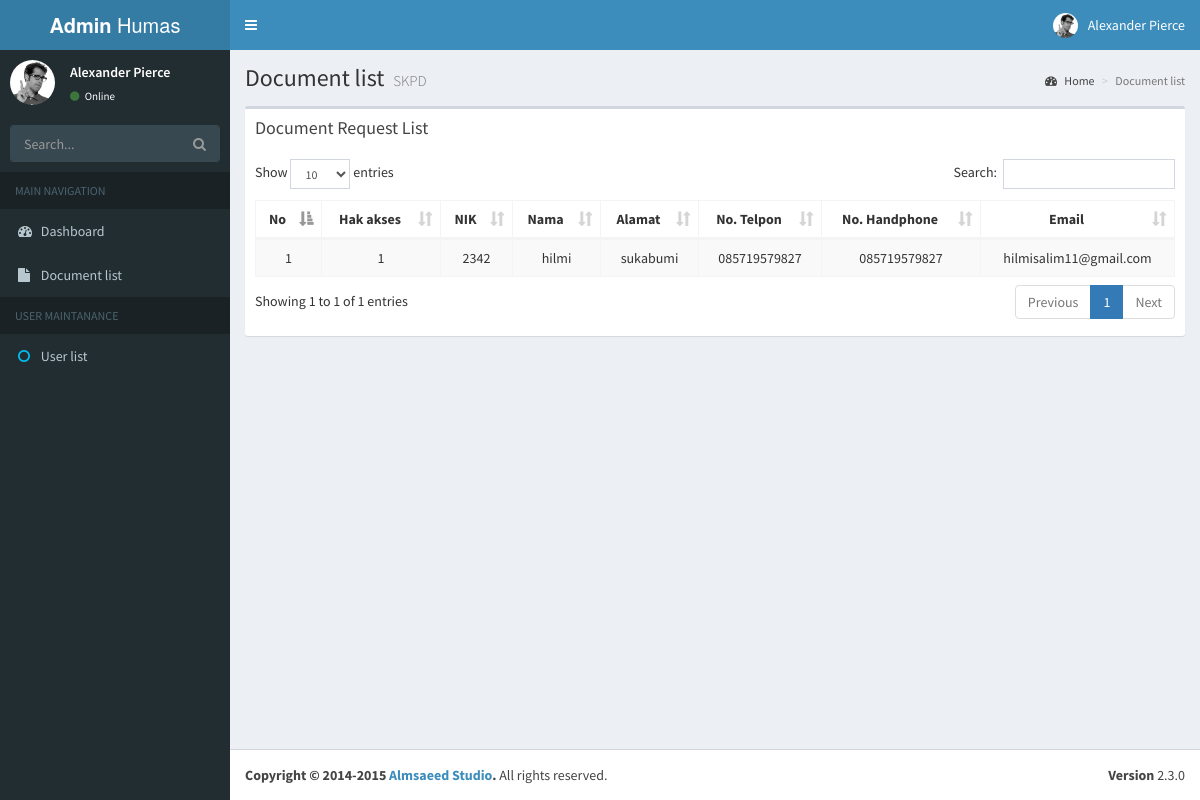
/index.php/humas/user, run on the app's committed database.
### tables this page shows
CREATE TABLE `t_user` (
  `id` int(16) NOT NULL,
  `hak_akses` int(16) NOT NULL,
  `nik` int(25) NOT NULL,
  `nama` varchar(128) NOT NULL,
  `alamat` varchar(128) NOT NULL,
  `no_tlpn` varchar(128) NOT NULL,
  `no_hp` varchar(128) NOT NULL,
  `email` varchar(128) NOT NULL,
  `ktp` varchar(128) NOT NULL,
  `password` varchar(128) NOT NULL
);

### application/controllers/Humas.php (called while the page is built, shortened)
<?php
class Humas extends CI_Controller{
    function __construct() {
        $this->load->model(array('model_humas'));
    }
    public function user(){
        $data['users']=$this->model_humas->getAllUser();
        $this->load->view('humas/header');
        $this->load->view('humas/user',$data);
        $this->load->view('humas/footer');
    }
}

### index.php (called while the page is built, shortened)
<?php
require_once BASEPATH.'core/CodeIgniter.php';

### application/models/model_humas.php (called while the page is built, shortened)
<?php
class Model_humas extends CI_model{
    function getAllUser(){
         return $this->db->get('t_user');
    }
}

### application/views/humas/user.php (the view)
<div class="content-wrapper">
  <section class="content-header">
    <h1>
      Document list
      <small>SKPD </small>
    </h1>
    <ol class="breadcrumb">
      <li><a href="#"><i class="fa fa-dashboard"></i> Home</a></li>
      <li class="active">Document list</li>
    </ol>
  </section>
  <section class="content">
    <div class="box">
      <div class="box-header">
        <h3 class="box-title">Document Request List</h3>
      </div>
        <div class="box-body">
          <table id="example1" class="table table-bordered table-striped dataTable text-center">
            <thead>
              <tr>
                <th>No</th>
                <th>Hak akses</th>
                <th>NIK</th>
                <th>Nama</th>
                <th>Alamat</th>
                <th>No. Telpon</th>
                <th>No. Handphone</th>
                <th>Email</th>
              </tr>
            </thead>
            <tbody>
              <?php
              $no=1;
              foreach ($users->result() as $user) { ?>
              <tr role="row">
                <td><?php echo $no ;?></td>
                <td><?php echo $user->hak_akses;?></td>
                <td><?php echo $user->nik;?></td>
                <td> <?php echo $user->nama;?></td>
                <td> <?php echo $user->alamat;?></td>
                <td> <?php echo $user->no_tlpn;?></td>
                <td> <?php echo $user->no_hp;?></td>
                <td> <?php echo $user->email;?></td>
              <?php $no++; };?>
            </tbody>
          </table>
        </div>
      </div>
    </section>
</div>

### data on the page
t_user: hak_akses "1", nik "2342", nama "hilmi", alamat "sukabumi", no_tlpn "085719579827", no_hp "085719579827", email "hilmisalim11@gmail.com"
